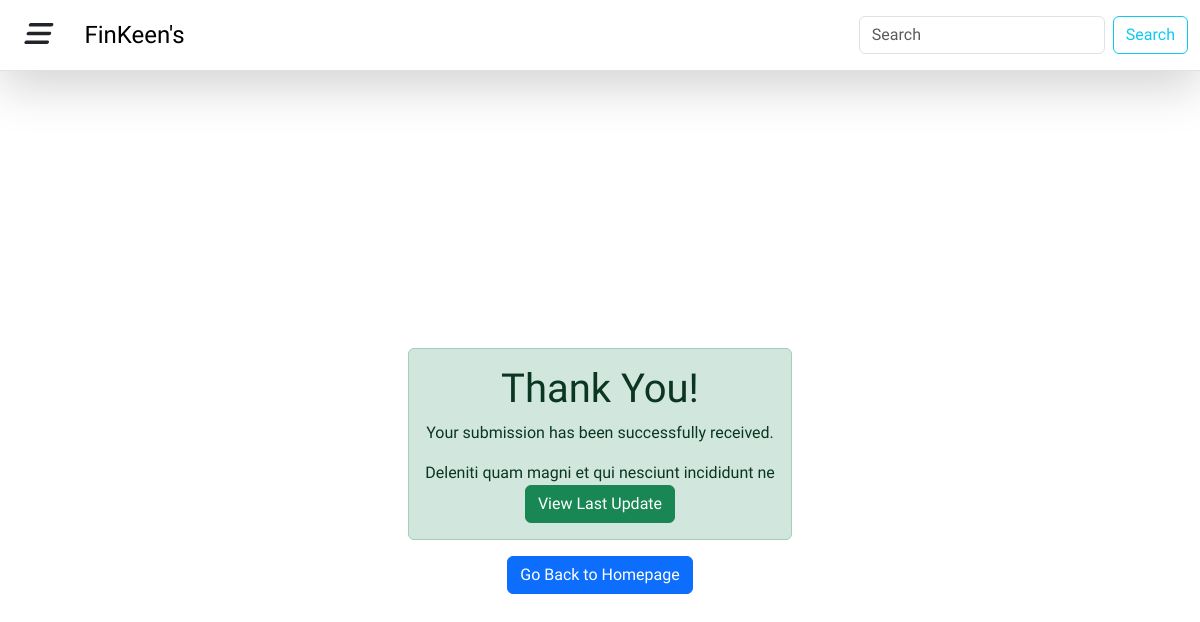
Page /club/success-record-column/ on the earlier database version.
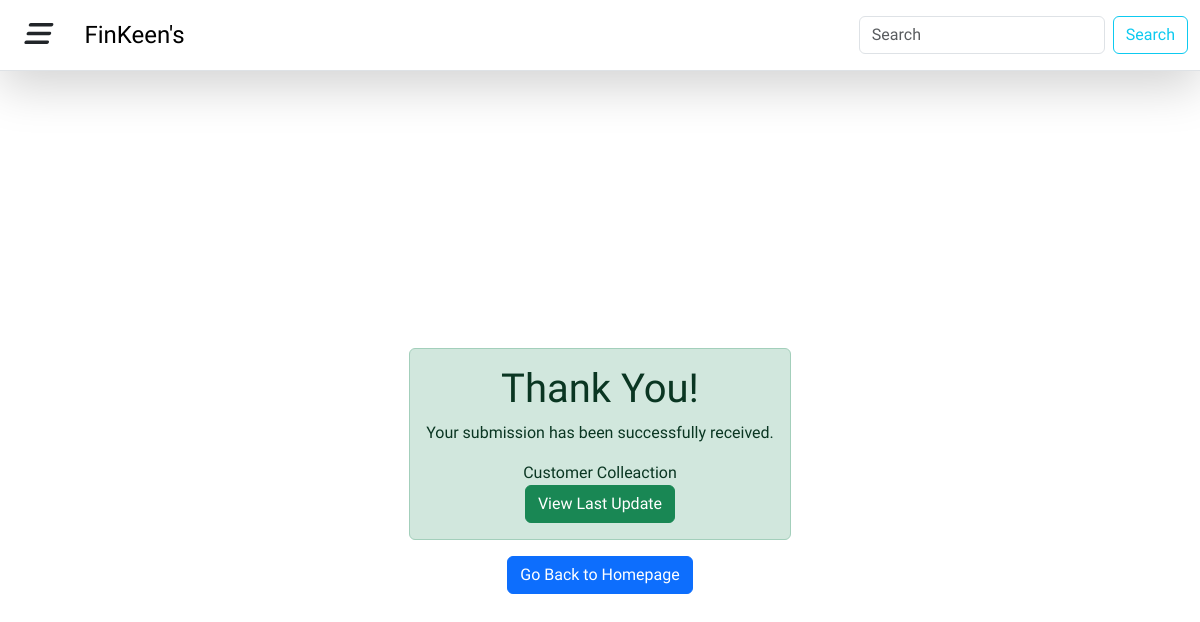
Same page on the later database version.
### club/models.py (models this page shows)
class RecordLedgers(BaseModel):
    title = models.CharField(max_length=50, blank=True, null=True)

### club/views.py (the view)
# urls.py: path('success-record-column/', views.success_record_col, name="success_record_column"),
def success_record_col(request):
    last_record = RecordLedgers.objects.latest('created_at')
    return render(request, 'club/success.html', {'last_record': last_record})

### templates/club/success.html
{% extends "base.html" %}
{% block content %}
<body class="">
    <div class="container-fluid d-flex justify-content-center align-items-center" style="height: 100vh;">
        <div class="text-center">
            <div class="alert alert-success">
                <h1>Thank You!</h1>
                <p>Your submission has been successfully received.</p>
                 <a>{{last_record.title}}</a>
                 <div class="container">
                    <a href="{% url 'club:insert_databook' id=last_record.id %}" class="btn btn-success">View Last Update</a>
                 </div>
            </div>
            <a href="/" class="btn btn-primary">Go Back to Homepage</a>
        </div>
    </div>
{% endblock content %}

Differences in the rows shown:
removed RecordLedgers: title "Deleniti quam magni et qui nesciunt incididunt ne"
added RecordLedgers: title "Customer Colleaction"
